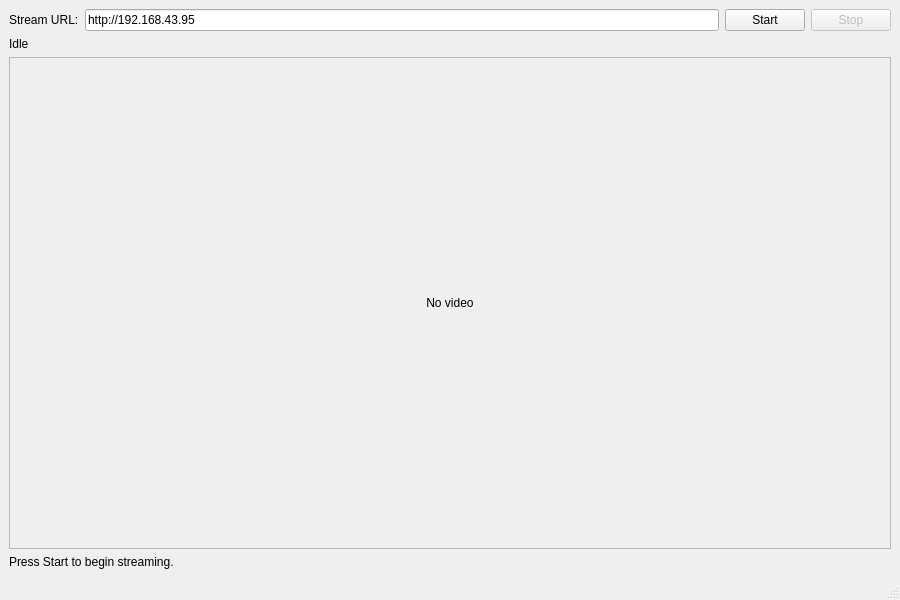
<?xml version="1.0" encoding="UTF-8"?>
<ui version="4.0">
 <class>MainWindow</class>
 <widget class="QMainWindow" name="MainWindow">
  <property name="geometry">
   <rect>
    <x>0</x>
    <y>0</y>
    <width>900</width>
    <height>600</height>
   </rect>
  </property>
  <property name="windowTitle">
   <string>ESP32 Camera Stream</string>
  </property>
  <widget class="QWidget" name="centralwidget">
   <layout class="QVBoxLayout" name="verticalLayout" stretch="0,0,1,0">
    <item>
     <layout class="QHBoxLayout" name="urlLayout">
      <item>
       <widget class="QLabel" name="labelUrl">
        <property name="text">
         <string>Stream URL:</string>
        </property>
       </widget>
      </item>
      <item>
       <widget class="QLineEdit" name="urlLineEdit">
        <property name="text">
         <string>http://192.168.43.95</string>
        </property>
       </widget>
      </item>
      <item>
       <widget class="QPushButton" name="startButton">
        <property name="text">
         <string>Start</string>
        </property>
       </widget>
      </item>
      <item>
       <widget class="QPushButton" name="stopButton">
        <property name="text">
         <string>Stop</string>
        </property>
        <property name="enabled">
         <bool>false</bool>
        </property>
       </widget>
      </item>
     </layout>
    </item>
    <item>
     <widget class="QLabel" name="statusLabel">
      <property name="text">
       <string>Idle</string>
      </property>
     </widget>
    </item>
    <item>
     <widget class="QLabel" name="videoLabel">
      <property name="minimumSize">
       <size>
        <width>320</width>
        <height>240</height>
       </size>
      </property>
      <property name="sizePolicy">
       <sizepolicy hsizetype="Expanding" vsizetype="Expanding">
        <horstretch>0</horstretch>
        <verstretch>0</verstretch>
       </sizepolicy>
      </property>
      <property name="frameShape">
       <enum>QFrame::StyledPanel</enum>
      </property>
      <property name="alignment">
       <set>Qt::AlignCenter</set>
      </property>
      <property name="text">
       <string>No video</string>
      </property>
     </widget>
    </item>
    <item>
     <widget class="QLabel" name="infoLabel">
      <property name="text">
       <string>Press Start to begin streaming.</string>
      </property>
     </widget>
    </item>
   </layout>
  </widget>
  <widget class="QMenuBar" name="menubar">
   <property name="geometry">
    <rect>
     <x>0</x>
     <y>0</y>
     <width>900</width>
     <height>22</height>
    </rect>
   </property>
  </widget>
  <widget class="QStatusBar" name="statusbar"/>
 </widget>
 <resources/>
 <connections/>
</ui>
